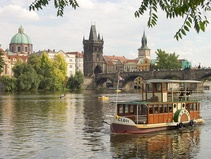
#> input picture Machine-Vison/seam_carving/inputSeamCarvingPrague.jpg, 211 x 159 px, shrunk from 640 x 480 before the run
$ python SeamCarvingReduceWidth.py
#> lines starting #> are read from the running program, lines starting #| are printed output that depends on the picture
### Machine-Vison/seam_carving/energyImage.py

import cv2
import numpy as np
import matplotlib.pyplot as plt
import sys
import numpy as np
from imageio import imread, imwrite
from scipy.ndimage.filters import convolve
from tqdm import trange


from scipy.ndimage import sobel, gaussian_filter1d, convolve1d, prewitt
from scipy.linalg import norm
import numpy as np

def energy_image(img):
    '''
    Compute the energy image of an image
    :param img: input image dimensions (MxNx3) of type uint8
    :return: energy image (MxN) of type double
    '''

    filter_dx = np.array([[0.25,0.5,0.25],
                   [0,0,0],
                   [-0.25,-0.5,-0.25]])

    filter_dx = np.stack([filter_dx] * 3, axis=2)
    # The folloing filter is used to compute the gradient in the y direction
    filter_dy = np.array([[0.25,0,-0.25],
                   [0.5,0,-0.5],
                   [0.25,0,-0.25]])

    filter_dy = np.stack([filter_dy] * 3, axis=2)

    img = img.astype('double')
    energy = np.absolute(convolve(img, filter_dx)) + np.absolute(convolve(img, filter_dy))
    energy_map = np.sum(energy, axis=2)
    return energy_map.astype('double')

### Machine-Vison/seam_carving/cumulativeMinimumEnergyMap.py
import cv2
import numpy as np
import matplotlib.pyplot as plt
import sys
import numpy as np
from imageio import imread, imwrite
from scipy.ndimage.filters import convolve
from tqdm import trange
from find_optimal_vertical_seam import *
from find_optimal_horizontal_seam import *


def cumulative_minimum_energy_map(energyImage, seamDirection):
    """
    Function to compute the cumulative minimum energy map of an image
    :param energyImage: energy image of the image
    :param seamDirection: string indicating the direction of seam to be removed

    :return: cumulative minimum energy map of the image
    """
    row = energyImage.shape[0]
    col = energyImage.shape[1]
    dp_energy = []

    if seamDirection == 'VERTICAL':
        dp_energy.append(energyImage[0].tolist())

        for i in range(1, row):
            temp = []
            for j in range(col):
                if j == 0:
                    temp.append(energyImage[i][j] + min(dp_energy[i-1][j], dp_energy[i-1][j+1]))
                elif j == col - 1:
                    temp.append(energyImage[i][j] + min(dp_energy[i-1][j], dp_energy[i-1][j-1]))
                else:
                    temp.append(energyImage[i][j] + min(dp_energy[i-1][j-1], dp_energy[i-1][j], dp_energy[i-1][j+1]))
            dp_energy.append(temp)
        dp_return = np.asarray(dp_energy, dtype=np.double)


    if seamDirection == 'HORIZONTAL':
        dp_energy.append(energyImage[:,0].tolist())

        for i in range(1, col):
            temp = []
            for j in range(row):
                if j == 0:
                    temp.append(energyImage[j][i] + min(dp_energy[i-1][j], dp_energy[i-1][j+1]))
                elif j == row - 1:
                    temp.append(energyImage[j][i] + min(dp_energy[i-1][j], dp_energy[i-1][j-1]))
                else:
                    temp.append(energyImage[j][i] + min(dp_energy[i-1][j-1], dp_energy[i-1][j], dp_energy[i-1][j+1]))
            dp_energy.append(temp)
        dp_return = np.asarray(dp_energy, dtype=np.double).T
    return dp_return

### Machine-Vison/seam_carving/find_optimal_vertical_seam.py
import cv2
import numpy as np
import matplotlib.pyplot as plt
import sys
import numpy as np
from imageio import imread, imwrite
from scipy.ndimage.filters import convolve
from tqdm import trange


def find_optimal_vertical_seam(cumulativeEnergyMap):
    """
    Function to get the horizontal seam in a picture

    :param cumulativeEnergyMap: cumulative energy map of the image
    :return: optimal vertical seam of the image

    """
    # backtracking to get the seam
    #print(cumulativeEnergyMap)
    row = len(cumulativeEnergyMap)
    col = len(cumulativeEnergyMap[0])
    seam = [0] * row
    seam[row-1] = np.argmin(cumulativeEnergyMap[row-1])
    for i in range(row-2, -1, -1):
        j = seam[i+1]
        #print(f'j {j}')
        if j == 0:
            seam[i] = np.argmin(cumulativeEnergyMap[i][j:j+2]) + j
        elif j == col - 1:
            #print(f'{cumulativeEnergyMap[i][j-1:j+1]}')
            seam[i] = np.argmin(cumulativeEnergyMap[i][j-1:j+1]) + j-1
        else:
            #print(f'{cumulativeEnergyMap[i][j-1:j+2]}')
            seam[i] = np.argmin(cumulativeEnergyMap[i][j-1:j+2]) + j-1
    return seam

### Machine-Vison/seam_carving/reduce_Width.py
import cv2
import numpy as np
import matplotlib.pyplot as plt
import sys
import numpy as np
from imageio import imread, imwrite
from scipy.ndimage.filters import convolve
from tqdm import trange
from cumulativeMinimumEnergyMap import cumulative_minimum_energy_map
from find_optimal_vertical_seam import find_optimal_vertical_seam

def reduceWidth(im, energyImage):
    """
    Function to reduce the width of the image by 1 pixel

    :param im: image
    Copying the pixels after the seam.
    :param energyImage: energy image of the image
    :return: image with reduced width
    """
    # get the cumulative minimum energy map
    # get the optimal vertical seam
    # remove the seam from the image
    # return the image with reduced width
    cumulativeEnergyMap = cumulative_minimum_energy_map(energyImage, 'VERTICAL')
    seam = find_optimal_vertical_seam(cumulativeEnergyMap)

    #delete the seam from the image from each chanel
    r,c,_ = im.shape
    newImg = np.zeros((r,c,3))
    for i,j in enumerate(seam):
        newImg[i,0:j,:] = im[i,0:j,:] #copy the pixels before the seam
        newImg[i,j:c-1,:] = im[i,j+1:c,:] #copy the pixels after the seam

    newCumulativeEnergyMap = np.zeros((r,c))
    for i,j in enumerate(seam):
        newCumulativeEnergyMap[i,0:j] = cumulativeEnergyMap[i,0:j]
        newCumulativeEnergyMap[i,j:c-1] = cumulativeEnergyMap[i,j+1:c]


    return newImg[:,:-1,:].astype(np.uint8), newCumulativeEnergyMap[:,:-1]

### Machine-Vison/seam_carving/SeamCarvingReduceWidth.py
import cv2
import numpy as np
import matplotlib.pyplot as plt
import sys
import numpy as np
from imageio import imread, imwrite
from scipy.ndimage.filters import convolve
from tqdm import trange
from find_optimal_vertical_seam import *
from find_optimal_horizontal_seam import *
from reduce_Width import *

from  energyImage import *
from cumulativeMinimumEnergyMap import *

#load the image
#reduce height of the image by 100 pixels
image = cv2.imread('inputSeamCarvingPrague.jpg')
#> image is the input picture: shape (159, 211, 3); mean B, G, R 132.7, 149.6, 156.5
im1 = cv2.cvtColor(image, cv2.COLOR_BGR2RGB)
print(f'Original image size {im1.shape}')
#| Original image size (159, 211, 3)
energyImage = energy_image(im1)
for i in range(100):
    im1,_ = reduceWidth(im1, energyImage)
    energyImage = energy_image(im1)
#> this loop made 100 passes
#> pass 1, in cumulative_minimum_energy_map, `dp_return = np.asarray(dp_energy, dtype=np.double)`:
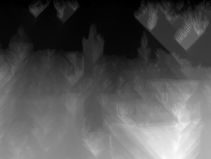
#> dp_return: shape (159, 211) float64; min 5, max 26822.5, mean 8983.8; drawn with min black and max white
#> pass 1, in energy_image (call 2), `energy = np.absolute(convolve(img, filter_dx)) + np.absolute(convolve(..`:
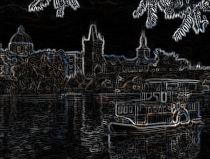
#> energy: shape (159, 210, 3) float64; mean R, G, B 107.4, 106.4, 106.8; drawn with min black and max white
#> after the loop:
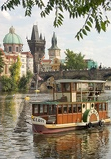
#> im1: shape (159, 111, 3); mean R, G, B 147.3, 139, 120.6
plt.imshow(im1)

print(f'Reduce width of image {im1.shape}')
#| Reduce width of image (159, 111, 3)
cv2.imwrite('outputReduceWidthPrague.png', cv2.cvtColor(im1, cv2.COLOR_RGB2BGR))


#reduce width of the image by 100 pixels
image2 = cv2.imread('inputSeamCarvingMall.jpg')
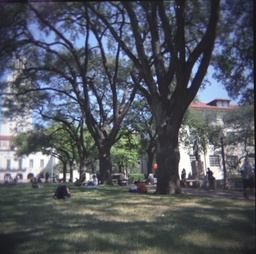
#> input picture Machine-Vison/seam_carving/inputSeamCarvingMall.jpg, 256 x 254 px, shrunk from 775 x 769 before the run
#> image2 is the input picture: shape (254, 256, 3); mean B, G, R 96.4, 88.4, 83.8
im2 = cv2.cvtColor(image2, cv2.COLOR_BGR2RGB)
print(f'Original image size {im2.shape}')
#| Original image size (254, 256, 3)
energyImage = energy_image(im2)
for i in range(100):
    im2,_ = reduceWidth(im2, energyImage)
    energyImage = energy_image(im2)
#> this loop made 100 passes
#> pass 1, in cumulative_minimum_energy_map (call 101), `dp_return = np.asarray(dp_energy, dtype=np.double)`:
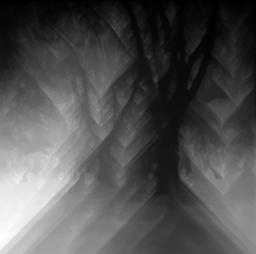
#> dp_return: shape (254, 256) float64; min 10, max 33304.5, mean 10671.5; drawn with min black and max white
#> pass 1, in energy_image (call 103), `energy = np.absolute(convolve(img, filter_dx)) + np.absolute(convolve(..`:
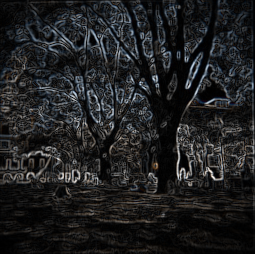
#> energy: shape (254, 255, 3) float64; mean R, G, B 102, 104.1, 107.5; drawn with min black and max white
#> after the loop:
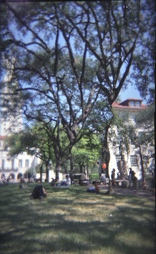
#> im2: shape (254, 156, 3); mean R, G, B 93.6, 99.4, 108.8
plt.imshow(im2)
print(f'Reduce width of image {im2.shape}')
#| Reduce width of image (254, 156, 3)
cv2.imwrite('outputReduceWidthMall.png', cv2.cvtColor(im2, cv2.COLOR_RGB2BGR))
